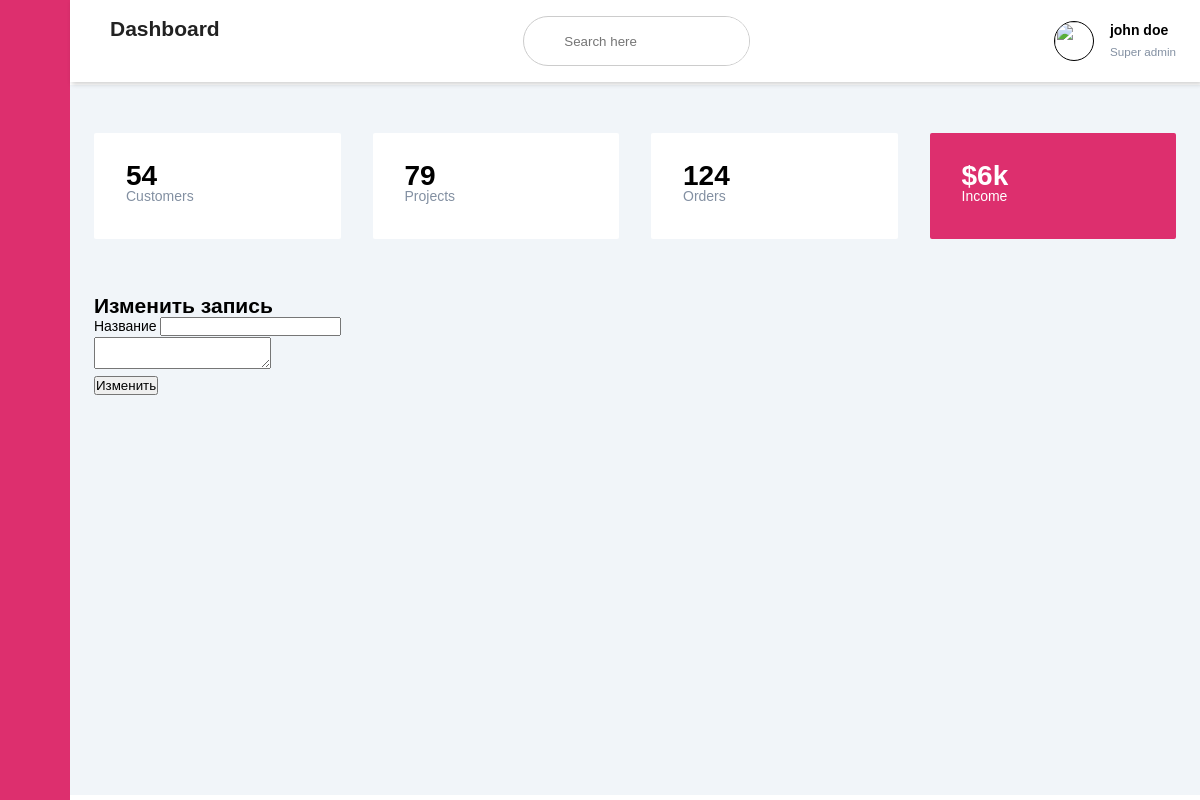
The app's page /edit/record/4, older data.
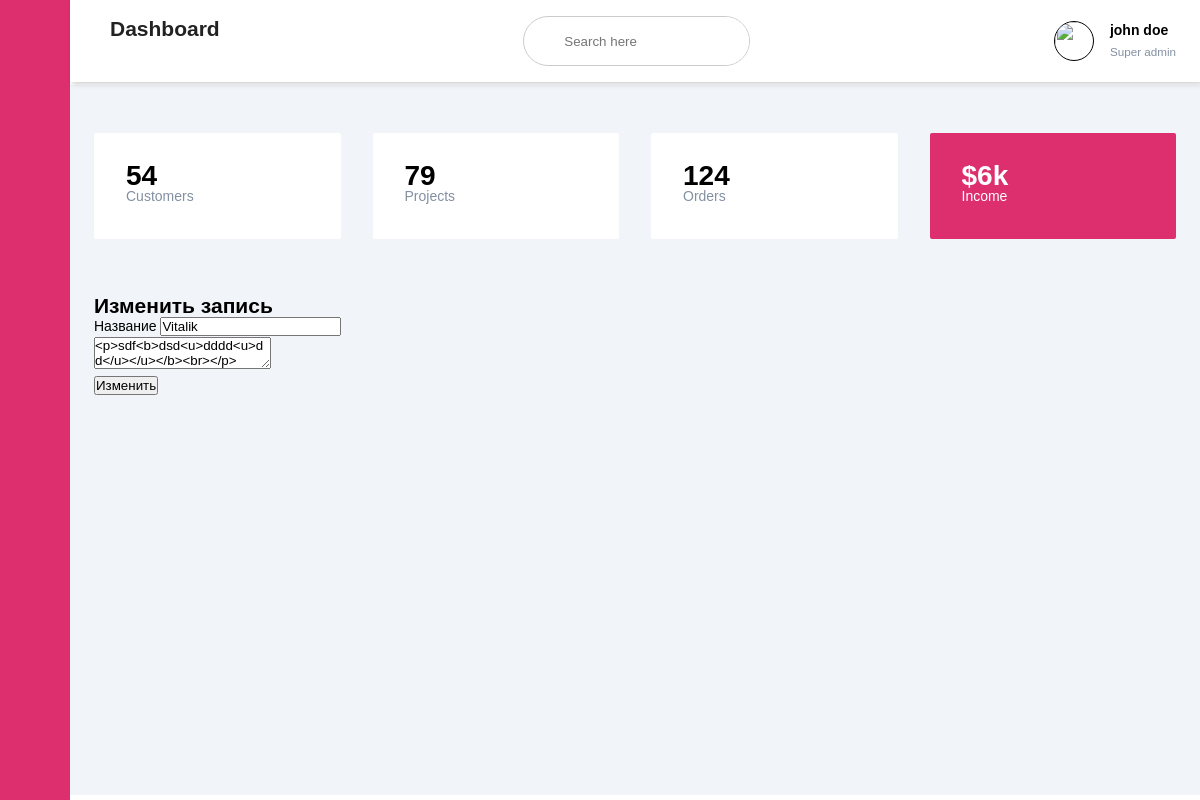
The same page, newer data.
### app/models.py (models this page shows)
class Record(db.Model):
    __tablename__ = 'records'
    id = Column(Integer(), primary_key=True)
    name = Column(String(250), nullable=False, unique=True)
    photo = Column(BLOB)
    description = Column(TEXT)
    text = Column(TEXT)
    category_id = Column(Integer(), db.ForeignKey('categories.id'))
    created_at = Column(DateTime(), default=datetime.utcnow())

### app/editor_bp/routes/category_routes.py (the view, shortened to what this page needs)
@blueprint.route('record/<id>', methods=['GET', 'POST'])
def record(id):
    record_item = Record.query.filter_by(category_id=id).first()
    return render_template('editor_bp/edit_record.html', record_item=record_item)

### app/editor_bp/templates/editor_bp/edit_record.html (shortened to what this page needs)
{% extends 'base_edit_template.html' %}
{% block head %}
    <link href="https://cdn.jsdelivr.net/npm/summernote@0.8.18/dist/summernote-lite.min.css" rel="stylesheet">
{% endblock %}
{%block sidebar_menu%}
<div class="sidebar">
    <div class="sidebar-brand">
        <h2> <span>Админ панель</span></h2>
    </div>
    <div class="sidebar-menu">
        <ul>
            <li>
                <a href="{{url_for('editor.add_record')}}"><span class="las la-igloo"></span><span>Записи</span></a>
            </li>
            <li>
                <a href="{{url_for('editor.show_categories')}}"><span class="las la-users"></span><span>Категории</span></a>
            </li>
            <li>
                <a href="{{url_for('editor.menu')}}"><span class="las la-clipboard-list"></span><span>Меню</span></a>
            </li>
            <li>
                <a href=""><span class="las la-shopping-bag"></span><span>Быстрый доступ</span></a>
            </li>
            <li>
                <a href=""><span class="las la-receipt"></span><span>Партнеры</span></a>
            </li>
            <li>
                <a href=""><span class="las la-user-circle"></span><span>Правая панель</span></a>
            </li>
            <li>
                <a href=""><span class="las la-clipboard-list"></span><span>Метрики</span></a>
            </li>
        </ul>
    </div>
</div>
{%endblock%}
{% block header %}
{% include 'header.html' %}
{% endblock %}
{% block form %}
<form action="" method="post" class="form-contact">
    <li>
        <h2>Изменить запись</h2>
    </li>
    <li>
        <label>Название</label> <input type="text" name="name" value="{{record_item.name}}">
    </li>
    <li><textarea id="summernote" name="editordata">{{record_item.text}}</textarea></li>
    <li>
        <button>Изменить</button>
    </li>
</form>
{% endblock %}

Row changes from the older to the newer data that the page shows:
added Record: name "Vitalik", editordata "<p>sdf<b>dsd<u>dddd<u>dd</u></u></b><br></p>"
